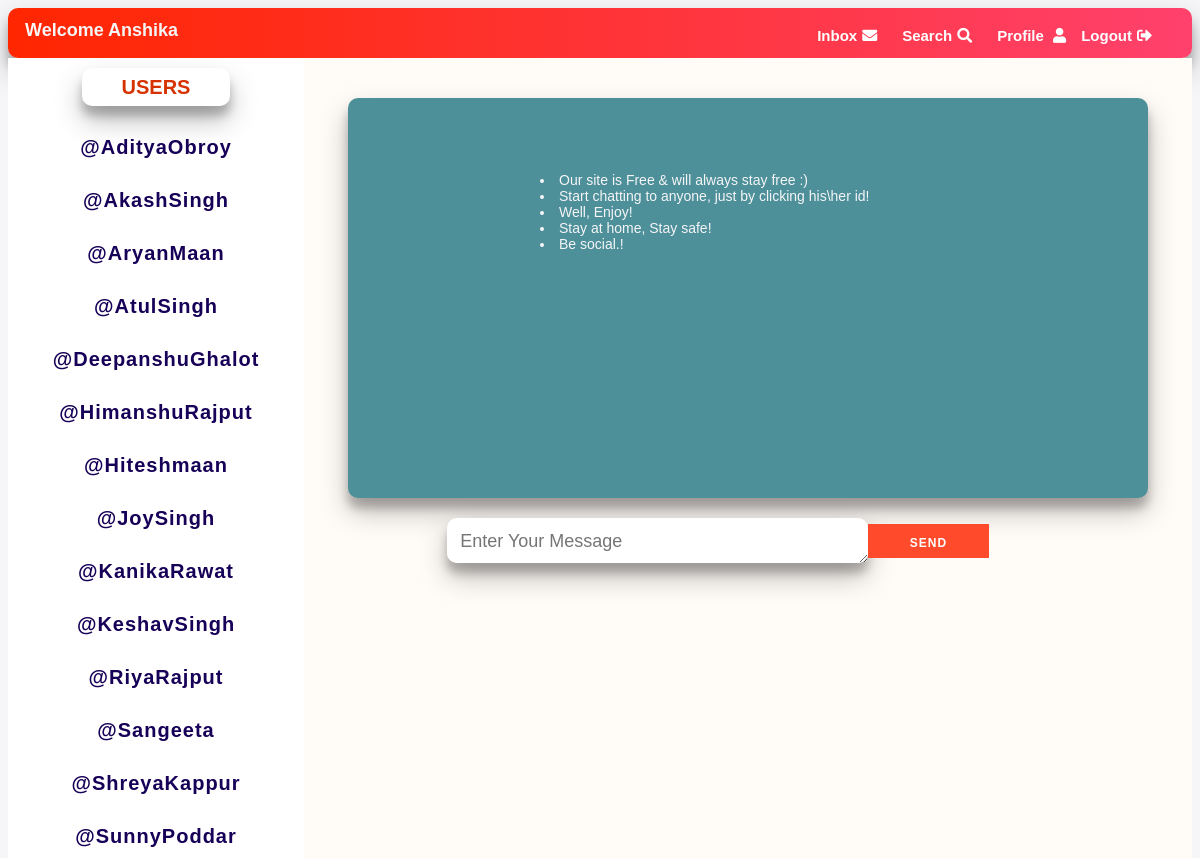
The page /Homepage.php?sender=AnshikaMalik on the database its author committed.
### tables this page shows
CREATE TABLE `registration` (
  `name` varchar(100) NOT NULL,
  `email` varchar(100) NOT NULL,
  `password` varchar(30) NOT NULL,
  `username` varchar(100) NOT NULL
);

### Homepage.php (the view, shortened to what this page needs)
<?php
$val=$_GET["sender"];
include("dbconnection.php");
$row1=mysqli_query($connection,'select * from registration where username="'.$val.'";') ;
    $user=mysqli_fetch_assoc($row1);
?>
<!DOCTYPE html>
<html lang="en">
<head>
    <link rel="stylesheet" href="Homepagestyle.css"/>
    <link rel="stylesheet" type="text/css" href="C:\Users\AJ\Downloads\fontawesome-free-5.15.3-web\fontawesome-free-5.15.3-web\css\all.css">
    <link
    rel="stylesheet"
    href="https://use.fontawesome.com/releases/v5.8.1/css/all.css"
    />
    </head>
<body>
<div class="banner_container" style="border-radius: 10px;box-shadow: 0 14px 28px rgba(0,0,0,0.25),0 10px 10px rgba(0,0,0,0.22);">
<div class="menu"><span><a href="Index.php" class="social">Logout<i class="fas fa-sign-out-alt"></i></a></span></div>
<div class="menu">
<div style="color:#fff;font-size:15px;font-weight: bold;text-align: center;" class="popup" onclick="myFunction()">
Profile
<i class="fas fa-user" style="margin-right:10px"></i>
</div>
</div>
<div class="menu"><span><a href="#" class="social">Search<i class="fas fa-search"></i></a></span></div>
<div class="menu"><span><a href="#" class="social">Inbox<i class="fas fa-envelope"></i></a></span></div>
<div class="info">Welcome <?php echo $user["name"];?></div>
</div>
<div class="user_message_container">
<div class="user">
<div class="online_num">USERS</div>
    <?php
    include("dbconnection.php");
    $sql="Select * from registration;";
    $query=mysqli_query($connection,$sql);
    while($row=mysqli_fetch_assoc($query)){
        if($row["username"]!=$val){
        echo '<a class="links" href="Homepage.php?sender='.$_GET["sender"].'&'.'username='. $row["username"].'">'.'@'.$row["username"].'</a>';
        }
    }
    ?>
</div>
<div class="message" >
<div class="modal-body" id="msgBody" style="overflow-y:scroll;overflow-x:hidden;margin:40px 15% 0px 15%;height:400px;width:90%;background:rgb(77, 144, 153);border-radius: 10px;box-shadow: 0 14px 28px rgba(0,0,0,0.25),0 10px 10px rgba(0,0,0,0.22);">
    </div>
    <div class="footer" style="display:flex;flex-direction:row;margin-top:10px; padding:0 10px;width:70%; margin-top:20px;">
        <textarea id="message" placeholder="Enter Your Message" class="form" style ="height:45px;flex-basis:70%;background:#fff;border-radius: 10px;box-shadow: 0 14px 28px rgba(0,0,0,0.25),0 10px 10px rgba(0,0,0,0.22); border:none;font-family: 'Montserrat',sans-serif;outline:none;padding:13px;font-Size:18px;" ></textarea>
        <button id="send" class="btn-send" style="height:75%;margin-top:6px;flex-basis:20%;margin-left:5px border: radius 10px;border:none;background:#ff4b2b;color:#fff;font-size:12px;font-weight: bold;padding:12px 10px;letter-spacing: 1px;text-transform: uppercase;transition: transform 80ms ease-in;outline:none;float:;">send</button>
    </div>
<div class="points" style="position:absolute;font-size: 13px; top:20%; left:45%; ">
        <li>Our site is Free & will always stay free :)
        <li>Start chatting to anyone, just by clicking his\her id!
        <li>Well, Enjoy!
        <li>Stay at home, Stay safe!
        <li>Be social.!
</div>
</div>
</div>
</body>
</html>

### Homepagestyle.css (style rules this page uses)
* { box-sizing: border-box; }
body { font-family: 'Montserrat',sans-serif; background: #f6f5f7; height:100vh; }
span { font-size: 12px; margin-right: 20px; }
.info { position: absolute; top:20px; left:25px; font-weight: bolder; font-size: large; color:#f6f5f7; }
.banner_container { background:linear-gradient(to right,#ff2600,#ff416c) no-repeat 0 0 / cover; height:50px; display: flex; flex-direction: row-reverse; justify-content: flex-start; padding:15px 15px; border-radius: 20px; }
i { padding:5px; }
.social { text-decoration: none; color:#fff; font-size:15px; font-weight: bold; text-align: center; position: relative; display: inline-block; cursor: pointer; }
a { transition: transform 80ms ease-in; }
.user_message_container { display: flex; flex-direction: row; }
.user { display: flex; flex-direction: column; flex-basis: 25%; background-color: rgb(255, 255, 255); height: 100vh; overflow-y: scroll; overflow-x: hidden; align-items: center; }
.message { overflow: hidden; background-color: rgb(255, 251, 247) ; flex-basis: 75%; height: 100vh; display: flex; flex-direction: column; align-items: center; }
.online_num { height: 7%; display: flex; flex-direction: row; justify-content: center; align-items: center; font-size: 20px; color: hsl(14, 100%, 42%); font-weight: bold; border-radius: 10px; box-shadow: 0 14px 28px rgba(0,0,0,0.25),0 10px 10px rgba(0,0,0,0.22); margin:10px 0 10px 0; width:50%; }
a { text-decoration: none; color:rgb(23, 0, 87); }
.links { margin:20px 0 10px 0; font-weight: bold; font-size: 20px; letter-spacing: 1px; }
.form,#message::-webkit-scrollbar { width :0; background :transparent; }
li { color:#f6f5f7; font-size: 14px; }

### Homepage.php (style rules this page uses)
.popup { position: relative; display: inline-block; cursor: pointer; -webkit-user-select: none; -moz-user-select: none; -ms-user-select: none; user-select: none; }

### rows shown on the page
registration: name "Anshika"
registration: username "AdityaObroy"
registration: username "AkashSingh"
registration: username "AryanMaan"
registration: username "AtulSingh"
registration: username "DeepanshuGhalot"
registration: username "HimanshuRajput"
registration: username "Hiteshmaan"
registration: username "JoySingh"
registration: username "KanikaRawat"
registration: username "KeshavSingh"
registration: username "RiyaRajput"
registration: username "Sangeeta"
registration: username "ShreyaKappur"
registration: username "SunnyPoddar"
